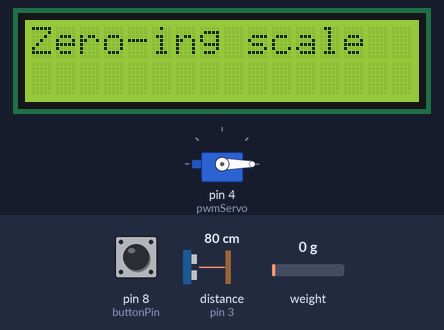
A sketch run on a simulated Arduino Mega 2560, built with avr-gcc and run on an emulated ATmega2560. On the bench: servo, 16×2 character LCD. The inputs (shaded band) are chosen by the test bench; at power-on: pin 8 (buttonPin) HIGH, distance to the obstacle (sensor on pin 3) 80 cm, weight on the scale 0 g. The echo pulse lasts 58.3 µs per cm; what the sketch prints to the serial monitor is not drawn.

Above: at 2.2 s.
2.3 s: pin 8 (buttonPin) pulled LOW for 1.25 s
At 3.4 s:
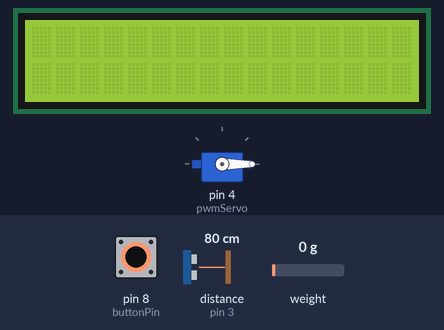
7.2 s: pin 8 (buttonPin) pulled LOW for 3.2 s
At 8.7 s:
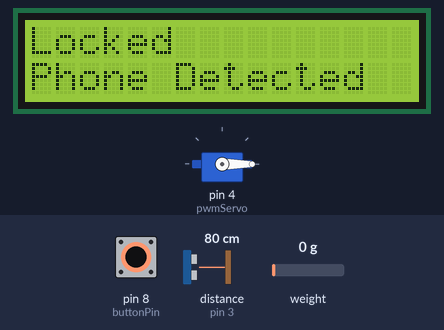
Timing chart, 0 to 10.2 s (numbered marks = the images above; inputs shaded):
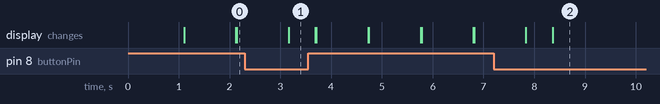

The sketch:

phone-locker.ino
```cpp
#include "HX711.h"
#include <Wire.h>
#include <Servo.h>
#include <LiquidCrystal_I2C.h>
#include <Arduino.h>

LiquidCrystal_I2C lcd(0x27, 16, 2);
HX711 scale;
Servo lockServo;

// pins
const int scaleData = 7;
const int scaleClock = 6;

const int sonicTrig = 2;
const int sonicEcho = 3;

const int buttonPin= 8;

const int pwmServo = 4;

const int buzzerPin = 5;

float WEIGHT, DISTANCE;

long startLiftTime = 0;
bool startedLifting = false;


void setup() {
  Serial.begin(115200);
  pinMode(sonicEcho, INPUT);
  pinMode(sonicTrig, OUTPUT);
  pinMode(buzzerPin, OUTPUT);
  pinMode(buttonPin, INPUT_PULLUP);

  scale.begin(scaleData, scaleClock);
  scale.set_scale(420.0);

  lockServo.attach(pwmServo);
  lockServo.write(0);

  lcd.init();
  lcd.backlight();

  lcd.setCursor(0, 0);
  lcd.print("Arya Satwika");
  lcd.setCursor(0, 1);
  lcd.print("24051204069");
  delay(1000);
  lcd.clear();
}

void getDistance(){
    digitalWrite(sonicTrig, LOW);
    delayMicroseconds(2);
    digitalWrite(sonicTrig, HIGH);
    delayMicroseconds(10);
    digitalWrite(sonicTrig, LOW);

    // 3. Menghitung Jarak (cm)
    DISTANCE = (pulseIn(sonicEcho, HIGH) * 0.0343) / 2;
}

void getWeight(){
    if (scale.is_ready()){
      WEIGHT = scale.get_units(5);
      // Serial.println(WEIGHT, 2);
    }
}

void loop() {

  int buttonState = digitalRead(buttonPin);

  // tare phone weight
  if (buttonState == HIGH){
    // run when button pressed
    Serial.println("Button Clicked");

    lcd.clear();
    lcd.setCursor(0,0);
    lcd.print("Zero-ing scale");
    scale.tare();
    lcd.clear();
    lcd.setCursor(0,0);
    lcd.print("Zero-ed scale");
    Serial.println("Weight Tared");
    lcd.clear();
    return;
  }

  // cek person using getDistance -- if distance < 30cm servo unlocks -> starts reading weight
  getDistance();

  getWeight();


  float weightTolerance = 0.3; // weight can fluctuate depending on placement
  bool phoneDetected =  fabsf(WEIGHT) <= weightTolerance; //absolute weight less than tolerance
  bool tooHeavy = WEIGHT > weightTolerance;
  bool phoneLifted = WEIGHT < -weightTolerance;
  bool personDetected = DISTANCE <= 30;
  if (phoneDetected && !tooHeavy) startedLifting = false;  //phone put down
  bool liftTimeout = startedLifting && millis() - startLiftTime >= 120000;


  bool triggerAlarm =
        tooHeavy ||
        (phoneLifted && !personDetected) ||
        liftTimeout;

  Serial.println(millis());
  Serial.print("start lift time: ");
  Serial.println(startLiftTime);
  lcd.setCursor(0,1);
  lcd.print(
    phoneDetected ? "Phone Detected  "
    : (tooHeavy ? "Too Heavy       "
      : (liftTimeout ? "Lifted too long "
        : "Phone Lifted    ")));

  lcd.setCursor(0,0);
  lcd.print(personDetected ? "Unlocked" : "Locked  ");


  if(triggerAlarm){
    tone(buzzerPin,1500);

  } else{
    noTone(buzzerPin);
  }

  if (personDetected){
    lockServo.write(90);
    if (phoneLifted){
      if (!startedLifting) { startLiftTime = millis(); startedLifting = true; }
    }

  }
  else {
    lockServo.write(0);
  }
}
```
